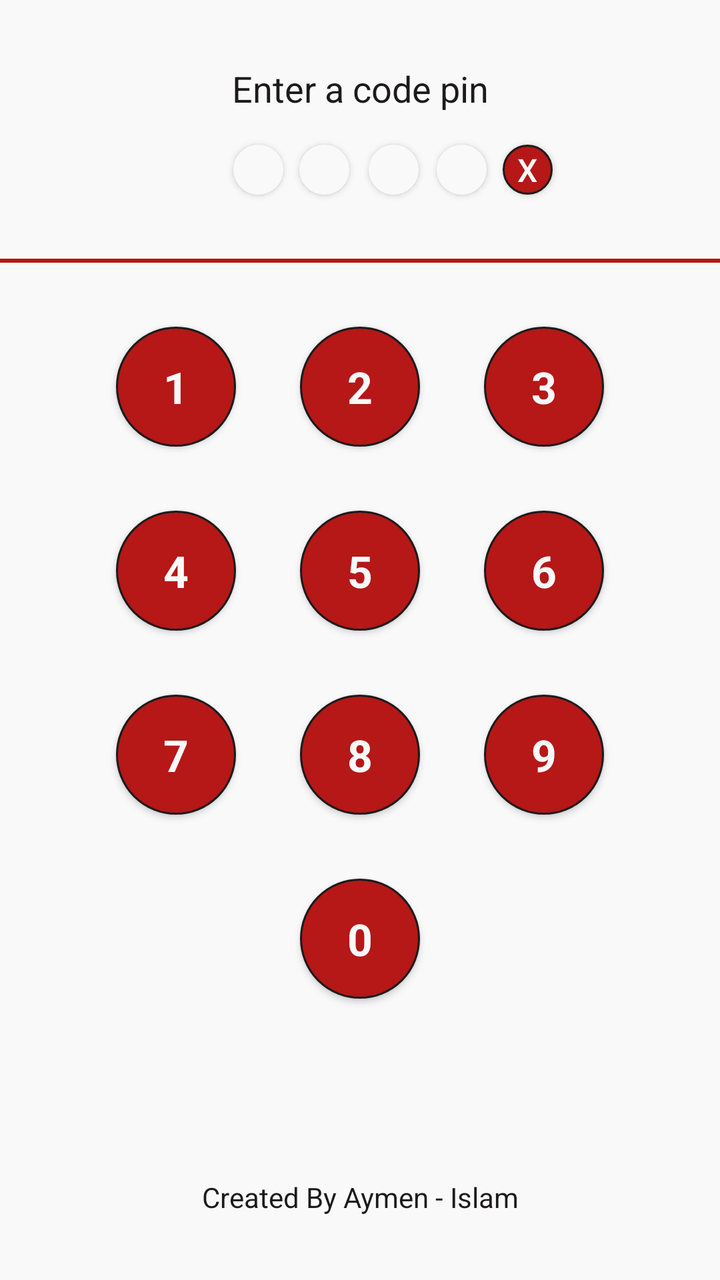
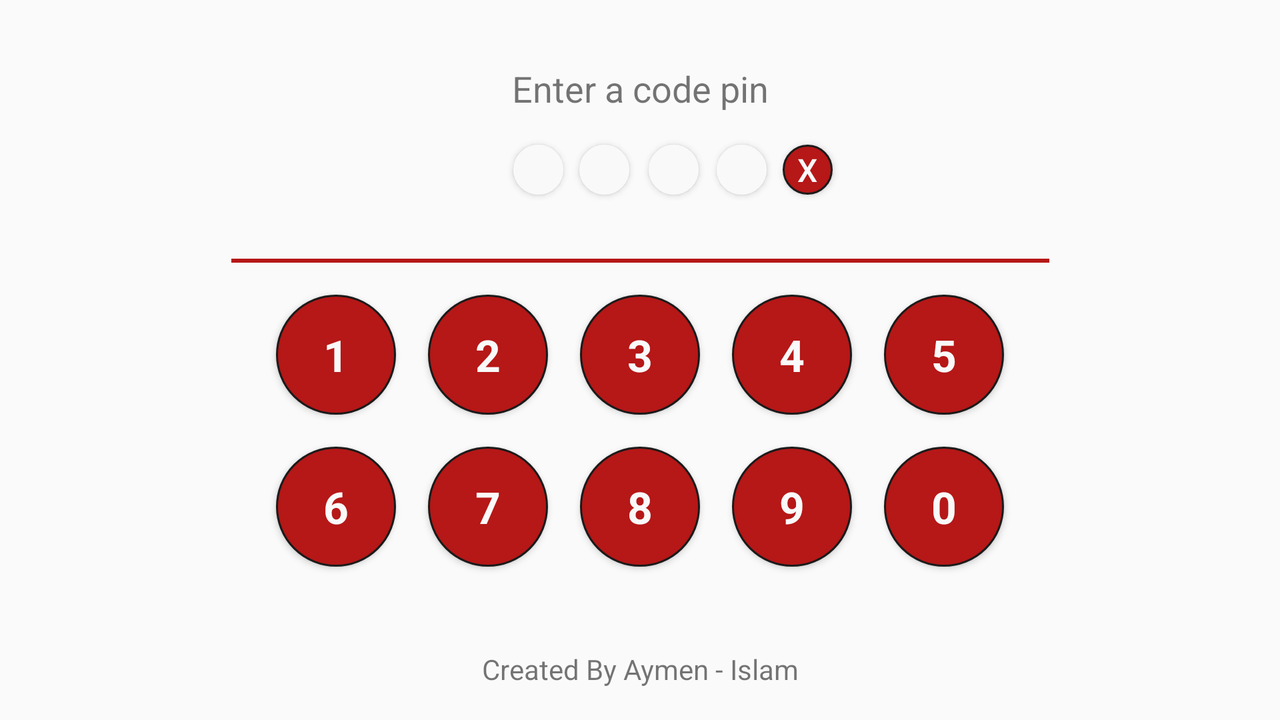

Compare how this app lays out the same screen by default and in its alternative resource folder. The renders come first, then the two layout files and the values they reference.
<!-- AndroidManifest.xml: application theme AppTheme -->
<!-- res/layout/activity_main.xml -->
<?xml version="1.0" encoding="utf-8"?>
<androidx.constraintlayout.widget.ConstraintLayout xmlns:android="http://schemas.android.com/apk/res/android"
    xmlns:app="http://schemas.android.com/apk/res-auto"
    xmlns:tools="http://schemas.android.com/tools"
    android:layout_width="match_parent"
    android:layout_height="match_parent"
    android:foregroundTint="@color/Gray"
    android:background="@color/Gray"
    tools:context=".Activities.Login">


    <TextView
        android:id="@+id/output_code_pin"
        android:layout_width="wrap_content"
        android:layout_height="wrap_content"
        android:layout_marginTop="32dp"
        android:text="@string/Enter_Code_Text"
        android:textColor="@color/Secondary"
        android:textSize="18sp"
        app:layout_constraintEnd_toEndOf="parent"
        app:layout_constraintStart_toStartOf="parent"
        app:layout_constraintTop_toTopOf="parent" />

    <Button
        android:id="@+id/first_pin"
        android:layout_width="25dp"
        android:layout_height="25dp"
        android:layout_marginTop="16dp"
        android:layout_marginEnd="8dp"
        android:background="@drawable/circular_button"
        android:backgroundTint="@color/Gray"
        app:layout_constraintEnd_toStartOf="@+id/second_pin"
        app:layout_constraintTop_toBottomOf="@+id/output_code_pin" />

    <Button
        android:id="@+id/second_pin"
        android:layout_width="25dp"
        android:layout_height="25dp"
        android:layout_marginTop="16dp"
        android:layout_marginEnd="36dp"
        android:background="@drawable/circular_button"
        android:backgroundTint="@color/Gray"
        app:layout_constraintEnd_toEndOf="@+id/output_code_pin"
        app:layout_constraintStart_toStartOf="@+id/output_code_pin"
        app:layout_constraintTop_toBottomOf="@+id/output_code_pin" />

    <Button
        android:id="@+id/third_pin"
        android:layout_width="25dp"
        android:layout_height="25dp"
        android:layout_marginStart="36dp"
        android:layout_marginTop="16dp"
        android:background="@drawable/circular_button"
        android:backgroundTint="@color/Gray"
        app:layout_constraintEnd_toEndOf="@+id/output_code_pin"
        app:layout_constraintHorizontal_bias="0.48"
        app:layout_constraintStart_toStartOf="@+id/output_code_pin"
        app:layout_constraintTop_toBottomOf="@+id/output_code_pin" />

    <Button
        android:id="@+id/fourth_pin"
        android:layout_width="25dp"
        android:layout_height="25dp"
        android:layout_marginStart="8dp"
        android:layout_marginTop="16dp"
        android:background="@drawable/circular_button"
        android:backgroundTint="@color/Gray"
        app:layout_constraintEnd_toEndOf="@+id/output_code_pin"
        app:layout_constraintStart_toEndOf="@+id/third_pin"
        app:layout_constraintTop_toBottomOf="@+id/output_code_pin" />

    <Button
        android:id="@+id/btn_delete"
        android:layout_width="25dp"
        android:layout_height="25dp"
        android:layout_marginStart="8dp"
        android:background="@drawable/circular_button"
        android:text="X"
        android:textColor="@color/Gray"
        android:textSize="16sp"
        app:layout_constraintStart_toEndOf="@id/fourth_pin"
        app:layout_constraintTop_toTopOf="@id/fourth_pin"
        tools:ignore="HardcodedText" />

    <View
        android:id="@+id/divider"
        android:layout_width="409dp"
        android:layout_height="2dp"
        android:layout_marginTop="32dp"
        android:background="@color/Primary"
        app:layout_constraintEnd_toEndOf="parent"
        app:layout_constraintStart_toStartOf="parent"
        app:layout_constraintTop_toBottomOf="@+id/first_pin" />

    <Button
        android:id="@+id/button_1"
        android:layout_width="60dp"
        android:layout_height="60dp"
        android:layout_marginTop="32dp"
        android:layout_marginEnd="32dp"
        android:background="@drawable/circular_button"
        android:text="1"
        android:textAppearance="@style/TextAppearance.AppCompat.Large"
        android:textColor="@color/Gray"
        android:textStyle="bold"
        app:layout_constraintEnd_toStartOf="@+id/button_2"
        app:layout_constraintTop_toBottomOf="@+id/divider"
        tools:ignore="HardcodedText" />

    <Button
        android:id="@+id/button_2"
        android:layout_width="60dp"
        android:layout_height="60dp"
        android:layout_marginTop="32dp"
        android:background="@drawable/circular_button"
        android:text="2"
        android:textAppearance="@style/TextAppearance.AppCompat.Large"
        android:textColor="@color/Gray"
        android:textStyle="bold"
        app:layout_constraintEnd_toEndOf="parent"
        app:layout_constraintStart_toStartOf="parent"
        app:layout_constraintTop_toBottomOf="@+id/divider"
        tools:ignore="HardcodedText" />

    <Button
        android:id="@+id/button_3"
        android:layout_width="60dp"
        android:layout_height="60dp"
        android:layout_marginTop="32dp"
        android:layout_marginStart="32dp"
        android:background="@drawable/circular_button"
        android:text="3"
        android:textAppearance="@style/TextAppearance.AppCompat.Large"
        android:textColor="@color/Gray"
        android:textStyle="bold"
        app:layout_constraintStart_toEndOf="@id/button_2"
        app:layout_constraintTop_toBottomOf="@+id/divider"
        tools:ignore="HardcodedText" />

    <Button
        android:id="@+id/button_4"
        android:layout_width="60dp"
        android:layout_height="60dp"
        android:layout_marginTop="32dp"
        android:layout_marginEnd="32dp"
        android:background="@drawable/circular_button"
        android:text="4"
        android:textAppearance="@style/TextAppearance.AppCompat.Large"
        android:textColor="@color/Gray"
        android:textStyle="bold"
        app:layout_constraintEnd_toStartOf="@+id/button_5"
        app:layout_constraintTop_toBottomOf="@+id/button_1"
        tools:ignore="HardcodedText" />

    <Button
        android:id="@+id/button_5"
        android:layout_width="60dp"
        android:layout_height="60dp"
        android:layout_marginTop="32dp"
        android:background="@drawable/circular_button"
        android:text="5"
        android:textAppearance="@style/TextAppearance.AppCompat.Large"
        android:textColor="@color/Gray"
        android:textStyle="bold"
        app:layout_constraintEnd_toEndOf="parent"
        app:layout_constraintStart_toStartOf="parent"
        app:layout_constraintTop_toBottomOf="@+id/button_2"
        tools:ignore="HardcodedText" />

    <Button
        android:id="@+id/button_6"
        android:layout_width="60dp"
        android:layout_height="60dp"
        android:layout_marginTop="32dp"
        android:layout_marginStart="32dp"
        android:background="@drawable/circular_button"
        android:text="6"
        android:textAppearance="@style/TextAppearance.AppCompat.Large"
        android:textColor="@color/Gray"
        android:textStyle="bold"
        app:layout_constraintStart_toEndOf="@id/button_5"
        app:layout_constraintTop_toBottomOf="@+id/button_3"
        tools:ignore="HardcodedText" />

    <Button
        android:id="@+id/button_7"
        android:layout_width="60dp"
        android:layout_height="60dp"
        android:layout_marginTop="32dp"
        android:layout_marginEnd="32dp"
        android:background="@drawable/circular_button"
        android:text="7"
        android:textAppearance="@style/TextAppearance.AppCompat.Large"
        android:textColor="@color/Gray"
        android:textStyle="bold"
        app:layout_constraintEnd_toStartOf="@+id/button_8"
        app:layout_constraintTop_toBottomOf="@+id/button_4"
        tools:ignore="HardcodedText" />

    <Button
        android:id="@+id/button_8"
        android:layout_width="60dp"
        android:layout_height="60dp"
        android:layout_marginTop="32dp"
        android:background="@drawable/circular_button"
        android:text="8"
        android:textAppearance="@style/TextAppearance.AppCompat.Large"
        android:textColor="@color/Gray"
        android:textStyle="bold"
        app:layout_constraintEnd_toEndOf="parent"
        app:layout_constraintStart_toStartOf="parent"
        app:layout_constraintTop_toBottomOf="@+id/button_6"
        tools:ignore="HardcodedText" />

    <Button
        android:id="@+id/button_9"
        android:layout_width="60dp"
        android:layout_height="60dp"
        android:layout_marginTop="32dp"
        android:layout_marginStart="32dp"
        android:background="@drawable/circular_button"
        android:text="9"
        android:textAppearance="@style/TextAppearance.AppCompat.Large"
        android:textColor="@color/Gray"
        android:textStyle="bold"
        app:layout_constraintStart_toEndOf="@id/button_8"
        app:layout_constraintTop_toBottomOf="@+id/button_6"
        tools:ignore="HardcodedText" />
    <Button
        android:id="@+id/button_0"
        android:layout_width="60dp"
        android:layout_height="60dp"
        android:layout_marginTop="32dp"
        android:background="@drawable/circular_button"
        android:text="0"
        android:textAppearance="@style/TextAppearance.AppCompat.Large"
        android:textColor="@color/Gray"
        android:textStyle="bold"
        app:layout_constraintEnd_toEndOf="parent"
        app:layout_constraintStart_toStartOf="parent"
        app:layout_constraintTop_toBottomOf="@+id/button_8"
        tools:ignore="HardcodedText" />

    <TextView
        android:id="@+id/textView2"
        android:layout_width="wrap_content"
        android:layout_height="wrap_content"
        android:layout_marginBottom="32dp"
        android:text="@string/copy"
        android:textColor="@color/Secondary"
        app:layout_constraintBottom_toBottomOf="parent"
        app:layout_constraintEnd_toEndOf="parent"
        app:layout_constraintStart_toStartOf="parent" />


</androidx.constraintlayout.widget.ConstraintLayout>
<!-- resources referenced by this layout -->
<resources>
  <color name="Gray">#F9F9F9</color>
  <color name="Primary">#B61717</color>
  <color name="Secondary">#1C1A1A</color>
  <!-- drawable circular_button (drawable) -->
  <?xml version="1.0" encoding="utf-8"?>
  <shape xmlns:android="http://schemas.android.com/apk/res/android" android:shape="oval">
      <solid android:color="@color/Primary" />
      <size android:height="50dp" android:width="50dp" />
      <stroke android:width="1dp" android:color="@color/Secondary" />
  
  </shape>
  <string name="Enter_Code_Text">Enter a code pin</string>
  <string name="copy" translatable="false">Created By Aymen - Islam</string>
  <style name="AppTheme" parent="Theme.AppCompat.Light.NoActionBar">
          
          <item name="colorPrimary">@color/Primary</item>
          <item name="colorPrimaryDark">@color/Secondary</item>
          <item name="colorAccent">@color/colorAccent</item>
      </style>
  <color name="colorAccent">#1C1A1A</color>
</resources>
<!-- res/layout-land/activity_main.xml (the repository's variant of the layout above) -->
<!-- drawn on the phone turned sideways -->
<?xml version="1.0" encoding="utf-8"?>
<androidx.constraintlayout.widget.ConstraintLayout xmlns:android="http://schemas.android.com/apk/res/android"
    xmlns:app="http://schemas.android.com/apk/res-auto"
    xmlns:tools="http://schemas.android.com/tools"
    android:layout_width="match_parent"
    android:layout_height="match_parent"
    android:foregroundTint="@color/Gray"
    tools:context=".activities.Login">


    <TextView
        android:id="@+id/output_code_pin"
        android:layout_width="wrap_content"
        android:layout_height="wrap_content"
        android:layout_marginTop="32dp"
        android:text="@string/Enter_Code_Text"
        android:textSize="18sp"
        app:layout_constraintEnd_toEndOf="parent"
        app:layout_constraintStart_toStartOf="parent"
        app:layout_constraintTop_toTopOf="parent" />

    <Button
        android:id="@+id/first_pin"
        android:layout_width="25dp"
        android:layout_height="25dp"
        android:layout_marginTop="16dp"
        android:layout_marginEnd="8dp"
        android:background="@drawable/circular_button"
        android:backgroundTint="@color/Gray"
        app:layout_constraintEnd_toStartOf="@+id/second_pin"
        app:layout_constraintTop_toBottomOf="@+id/output_code_pin" />

    <Button
        android:id="@+id/second_pin"
        android:layout_width="25dp"
        android:layout_height="25dp"
        android:layout_marginTop="16dp"
        android:layout_marginEnd="36dp"
        android:background="@drawable/circular_button"
        android:backgroundTint="@color/Gray"
        app:layout_constraintEnd_toEndOf="@+id/output_code_pin"
        app:layout_constraintStart_toStartOf="@+id/output_code_pin"
        app:layout_constraintTop_toBottomOf="@+id/output_code_pin" />

    <Button
        android:id="@+id/third_pin"
        android:layout_width="25dp"
        android:layout_height="25dp"
        android:layout_marginStart="36dp"
        android:layout_marginTop="16dp"
        android:background="@drawable/circular_button"
        android:backgroundTint="@color/Gray"
        app:layout_constraintEnd_toEndOf="@+id/output_code_pin"
        app:layout_constraintHorizontal_bias="0.48"
        app:layout_constraintStart_toStartOf="@+id/output_code_pin"
        app:layout_constraintTop_toBottomOf="@+id/output_code_pin" />

    <Button
        android:id="@+id/fourth_pin"
        android:layout_width="25dp"
        android:layout_height="25dp"
        android:layout_marginStart="8dp"
        android:layout_marginTop="16dp"
        android:background="@drawable/circular_button"
        android:backgroundTint="@color/Gray"
        app:layout_constraintEnd_toEndOf="@+id/output_code_pin"
        app:layout_constraintStart_toEndOf="@+id/third_pin"
        app:layout_constraintTop_toBottomOf="@+id/output_code_pin" />

    <Button
        android:id="@+id/btn_delete"
        android:layout_width="25dp"
        android:layout_height="25dp"
        android:layout_marginStart="8dp"
        android:background="@drawable/circular_button"
        android:text="X"
        android:textColor="@color/Gray"
        android:textSize="16sp"
        app:layout_constraintStart_toEndOf="@+id/fourth_pin"
        app:layout_constraintTop_toTopOf="@+id/fourth_pin" />

    <View
        android:id="@+id/divider"
        android:layout_width="409dp"
        android:layout_height="2dp"
        android:layout_marginTop="32dp"
        android:background="@color/Primary"
        app:layout_constraintEnd_toEndOf="parent"
        app:layout_constraintStart_toStartOf="parent"
        app:layout_constraintTop_toBottomOf="@+id/first_pin" />

    <Button
        android:id="@+id/button_1"
        android:layout_width="60dp"
        android:layout_height="60dp"
        android:layout_marginTop="16dp"
        android:layout_marginEnd="16dp"
        android:background="@drawable/circular_button"
        android:text="1"
        android:textAppearance="@style/TextAppearance.AppCompat.Large"
        android:textColor="@color/Gray"
        android:textStyle="bold"
        app:layout_constraintEnd_toStartOf="@+id/button_2"
        app:layout_constraintTop_toBottomOf="@+id/divider" />

    <Button
        android:id="@+id/button_2"
        android:layout_width="60dp"
        android:layout_height="60dp"
        android:layout_marginTop="16dp"
        android:layout_marginEnd="16dp"
        android:background="@drawable/circular_button"
        android:text="2"
        android:textAppearance="@style/TextAppearance.AppCompat.Large"
        android:textColor="@color/Gray"
        android:textStyle="bold"
        app:layout_constraintEnd_toStartOf="@+id/button_3"
        app:layout_constraintTop_toBottomOf="@+id/divider" />

    <Button
        android:id="@+id/button_3"
        android:layout_width="60dp"
        android:layout_height="60dp"
        android:layout_marginTop="16dp"
        android:background="@drawable/circular_button"
        android:text="3"
        android:textAppearance="@style/TextAppearance.AppCompat.Large"
        android:textColor="@color/Gray"
        android:textStyle="bold"
        app:layout_constraintEnd_toEndOf="parent"
        app:layout_constraintStart_toStartOf="parent"
        app:layout_constraintTop_toBottomOf="@+id/divider" />

    <Button
        android:id="@+id/button_4"
        android:layout_width="60dp"
        android:layout_height="60dp"
        android:layout_marginStart="16dp"
        android:layout_marginTop="16dp"
        android:background="@drawable/circular_button"
        android:text="4"
        android:textAppearance="@style/TextAppearance.AppCompat.Large"
        android:textColor="@color/Gray"
        android:textStyle="bold"
        app:layout_constraintStart_toEndOf="@+id/button_3"
        app:layout_constraintTop_toBottomOf="@+id/divider" />

    <Button
        android:id="@+id/button_5"
        android:layout_width="60dp"
        android:layout_height="60dp"
        android:layout_marginStart="16dp"
        android:layout_marginTop="16dp"
        android:background="@drawable/circular_button"
        android:text="5"
        android:textAppearance="@style/TextAppearance.AppCompat.Large"
        android:textColor="@color/Gray"
        android:textStyle="bold"
        app:layout_constraintStart_toEndOf="@+id/button_4"
        app:layout_constraintTop_toBottomOf="@+id/divider" />

    <Button
        android:id="@+id/button_6"
        android:layout_width="60dp"
        android:layout_height="60dp"
        android:layout_marginTop="16dp"
        android:layout_marginEnd="16dp"
        android:background="@drawable/circular_button"
        android:text="6"
        android:textAppearance="@style/TextAppearance.AppCompat.Large"
        android:textColor="@color/Gray"
        android:textStyle="bold"
        app:layout_constraintEnd_toStartOf="@+id/button_7"
        app:layout_constraintTop_toBottomOf="@+id/button_1" />

    <Button
        android:id="@+id/button_7"
        android:layout_width="60dp"
        android:layout_height="60dp"
        android:layout_marginTop="16dp"
        android:layout_marginEnd="16dp"
        android:background="@drawable/circular_button"
        android:text="7"
        android:textAppearance="@style/TextAppearance.AppCompat.Large"
        android:textColor="@color/Gray"
        android:textStyle="bold"
        app:layout_constraintEnd_toStartOf="@+id/button_8"
        app:layout_constraintTop_toBottomOf="@+id/button_4" />

    <Button
        android:id="@+id/button_8"
        android:layout_width="60dp"
        android:layout_height="60dp"
        android:layout_marginTop="16dp"
        android:background="@drawable/circular_button"
        android:text="8"
        android:textAppearance="@style/TextAppearance.AppCompat.Large"
        android:textColor="@color/Gray"
        android:textStyle="bold"
        app:layout_constraintEnd_toEndOf="parent"
        app:layout_constraintStart_toStartOf="parent"
        app:layout_constraintTop_toBottomOf="@+id/button_3" />

    <Button
        android:id="@+id/button_9"
        android:layout_width="60dp"
        android:layout_height="60dp"
        android:layout_marginStart="16dp"
        android:layout_marginTop="16dp"
        android:background="@drawable/circular_button"
        android:text="9"
        android:textAppearance="@style/TextAppearance.AppCompat.Large"
        android:textColor="@color/Gray"
        android:textStyle="bold"
        app:layout_constraintStart_toEndOf="@+id/button_8"
        app:layout_constraintTop_toBottomOf="@+id/button_4" />

    <Button
        android:id="@+id/button_0"
        android:layout_width="60dp"
        android:layout_height="60dp"
        android:layout_marginStart="16dp"
        android:layout_marginTop="16dp"
        android:background="@drawable/circular_button"
        android:text="0"
        android:textAppearance="@style/TextAppearance.AppCompat.Large"
        android:textColor="@color/Gray"
        android:textStyle="bold"
        app:layout_constraintStart_toEndOf="@+id/button_9"
        app:layout_constraintTop_toBottomOf="@+id/button_5" />

    <TextView
        android:id="@+id/textView2"
        android:layout_width="wrap_content"
        android:layout_height="wrap_content"
        android:layout_marginBottom="16dp"
        android:text="@string/copy"
        app:layout_constraintBottom_toBottomOf="parent"
        app:layout_constraintEnd_toEndOf="parent"
        app:layout_constraintStart_toStartOf="parent" />


</androidx.constraintlayout.widget.ConstraintLayout>
<!-- resources referenced by the variant -->
<!-- as the phone turned sideways resolves them -->
<resources>
  <color name="Gray">#F9F9F9</color>
  <color name="Primary">#B61717</color>
  <!-- drawable circular_button (drawable) -->
  <?xml version="1.0" encoding="utf-8"?>
  <shape xmlns:android="http://schemas.android.com/apk/res/android" android:shape="oval">
      <solid android:color="@color/Primary" />
      <size android:height="50dp" android:width="50dp" />
      <stroke android:width="1dp" android:color="@color/Secondary" />
  
  </shape>
  <string name="Enter_Code_Text">Enter a code pin</string>
  <string name="copy" translatable="false">Created By Aymen - Islam</string>
  <style name="AppTheme" parent="Theme.AppCompat.Light.NoActionBar">
          
          <item name="colorPrimary">@color/Primary</item>
          <item name="colorPrimaryDark">@color/Secondary</item>
          <item name="colorAccent">@color/colorAccent</item>
      </style>
  <color name="Secondary">#1C1A1A</color>
  <color name="colorAccent">#1C1A1A</color>
</resources>
